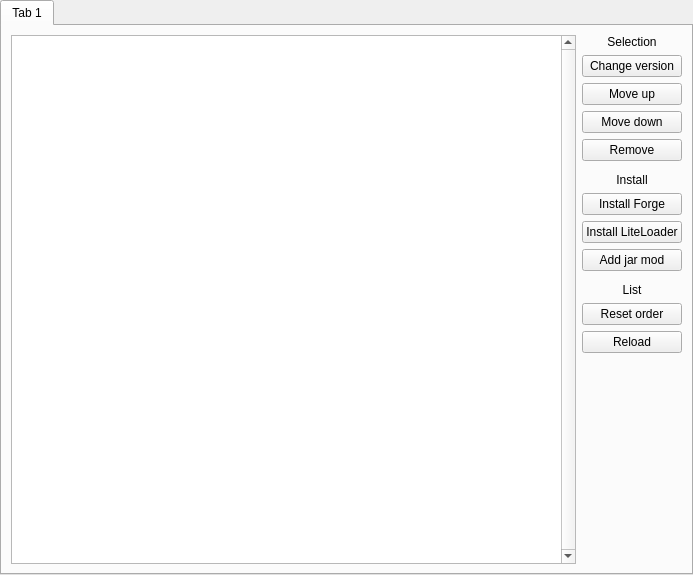
<?xml version="1.0" encoding="UTF-8"?>
<ui version="4.0">
 <class>VersionPage</class>
 <widget class="QWidget" name="VersionPage">
  <property name="geometry">
   <rect>
    <x>0</x>
    <y>0</y>
    <width>693</width>
    <height>575</height>
   </rect>
  </property>
  <property name="windowTitle">
   <string>Version</string>
  </property>
  <layout class="QVBoxLayout" name="verticalLayout">
   <property name="leftMargin">
    <number>0</number>
   </property>
   <property name="topMargin">
    <number>0</number>
   </property>
   <property name="rightMargin">
    <number>0</number>
   </property>
   <property name="bottomMargin">
    <number>0</number>
   </property>
   <item>
    <widget class="QTabWidget" name="tabWidget">
     <property name="currentIndex">
      <number>0</number>
     </property>
     <widget class="QWidget" name="tab">
      <attribute name="title">
       <string>Tab 1</string>
      </attribute>
      <layout class="QHBoxLayout" name="horizontalLayout">
       <item>
        <widget class="ModListView" name="libraryTreeView">
         <property name="verticalScrollBarPolicy">
          <enum>Qt::ScrollBarAlwaysOn</enum>
         </property>
         <property name="horizontalScrollBarPolicy">
          <enum>Qt::ScrollBarAlwaysOff</enum>
         </property>
         <property name="headerHidden">
          <bool>false</bool>
         </property>
         <attribute name="headerVisible">
          <bool>true</bool>
         </attribute>
        </widget>
       </item>
       <item>
        <layout class="QVBoxLayout" name="verticalLayout_4">
         <item>
          <widget class="QLabel" name="label">
           <property name="text">
            <string>Selection</string>
           </property>
           <property name="alignment">
            <set>Qt::AlignCenter</set>
           </property>
          </widget>
         </item>
         <item>
          <widget class="QPushButton" name="changeMCVersionBtn">
           <property name="text">
            <string>Change version</string>
           </property>
          </widget>
         </item>
         <item>
          <widget class="QPushButton" name="moveLibraryUpBtn">
           <property name="toolTip">
            <string>This isn't implemented yet.</string>
           </property>
           <property name="text">
            <string>Move up</string>
           </property>
          </widget>
         </item>
         <item>
          <widget class="QPushButton" name="moveLibraryDownBtn">
           <property name="toolTip">
            <string>This isn't implemented yet.</string>
           </property>
           <property name="text">
            <string>Move down</string>
           </property>
          </widget>
         </item>
         <item>
          <widget class="QPushButton" name="removeLibraryBtn">
           <property name="text">
            <string>Remove</string>
           </property>
          </widget>
         </item>
         <item>
          <widget class="LineSeparator" name="separator" native="true"/>
         </item>
         <item>
          <widget class="QLabel" name="label_2">
           <property name="text">
            <string>Install</string>
           </property>
           <property name="alignment">
            <set>Qt::AlignCenter</set>
           </property>
          </widget>
         </item>
         <item>
          <widget class="QPushButton" name="forgeBtn">
           <property name="toolTip">
            <string>Replace any current custom version with Minecraft Forge</string>
           </property>
           <property name="text">
            <string>Install Forge</string>
           </property>
          </widget>
         </item>
         <item>
          <widget class="QPushButton" name="liteloaderBtn">
           <property name="text">
            <string>Install LiteLoader</string>
           </property>
          </widget>
         </item>
         <item>
          <widget class="QPushButton" name="jarmodBtn">
           <property name="text">
            <string>Add jar mod</string>
           </property>
          </widget>
         </item>
         <item>
          <widget class="LineSeparator" name="widget" native="true"/>
         </item>
         <item>
          <widget class="QLabel" name="label_5">
           <property name="text">
            <string>List</string>
           </property>
           <property name="alignment">
            <set>Qt::AlignCenter</set>
           </property>
          </widget>
         </item>
         <item>
          <widget class="QPushButton" name="resetLibraryOrderBtn">
           <property name="toolTip">
            <string>This isn't implemented yet.</string>
           </property>
           <property name="text">
            <string>Reset order</string>
           </property>
          </widget>
         </item>
         <item>
          <widget class="QPushButton" name="reloadLibrariesBtn">
           <property name="text">
            <string>Reload</string>
           </property>
          </widget>
         </item>
         <item>
          <spacer name="verticalSpacer_7">
           <property name="orientation">
            <enum>Qt::Vertical</enum>
           </property>
           <property name="sizeHint" stdset="0">
            <size>
             <width>20</width>
             <height>40</height>
            </size>
           </property>
          </spacer>
         </item>
        </layout>
       </item>
      </layout>
     </widget>
    </widget>
   </item>
  </layout>
 </widget>
 <customwidgets>
  <customwidget>
   <class>ModListView</class>
   <extends>QTreeView</extends>
   <header>gui/widgets/ModListView.h</header>
  </customwidget>
  <customwidget>
   <class>LineSeparator</class>
   <extends>QWidget</extends>
   <header>gui/widgets/LineSeparator.h</header>
   <container>1</container>
  </customwidget>
 </customwidgets>
 <resources/>
 <connections/>
</ui>
